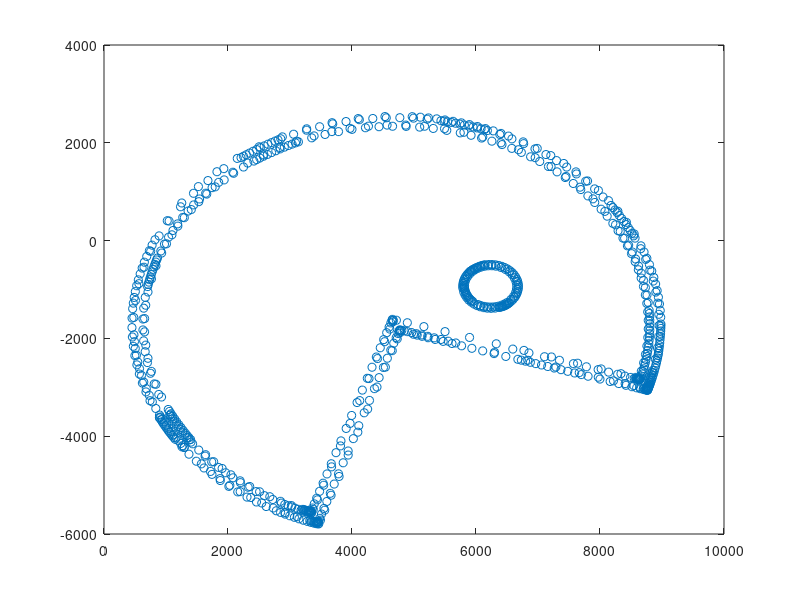

MATLAB code for this plot:
clc;
clf;
clear;
csv = csvread('punktman.csv');

function a = obrot (obr)
  %zamias cos i sin ---> cosd i sind
  a = [cosd(obr),-sind(obr),0;sind(obr),cosd(obr),0;0,0,1];
endfunction
%
macierz = obrot(-60);
[rows, cols] = size(csv);
csv_out = [csv, ones(rows,1)];
csv_out = macierz * csv_out';
csv_out = csv_out';
plot(csv_out(:,1), csv_out(:,2), 'o');
